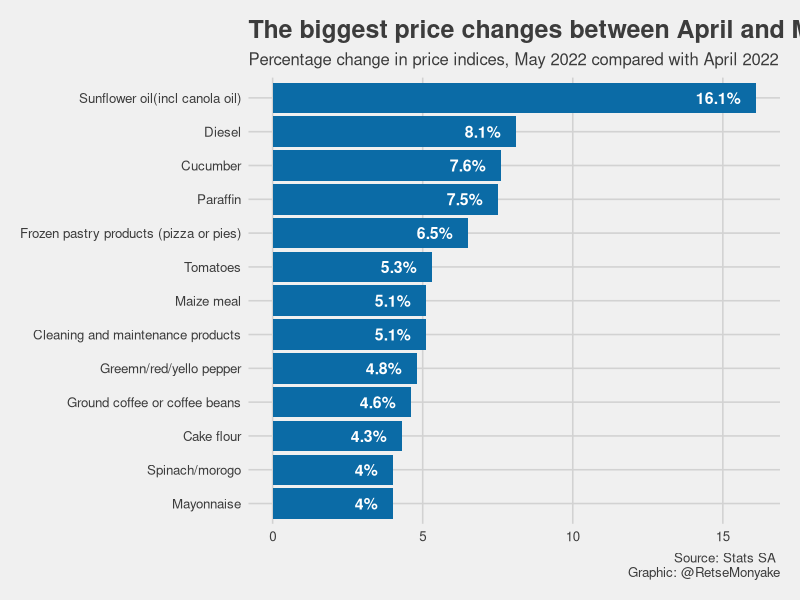
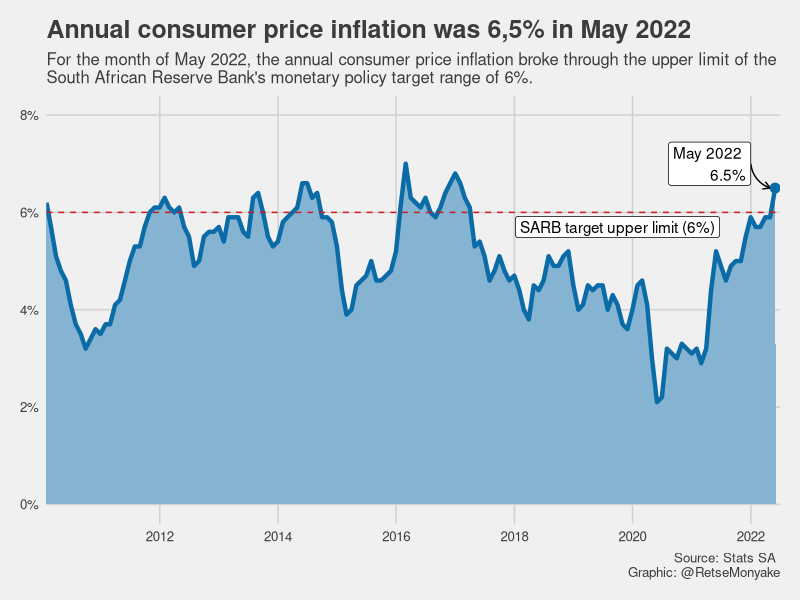
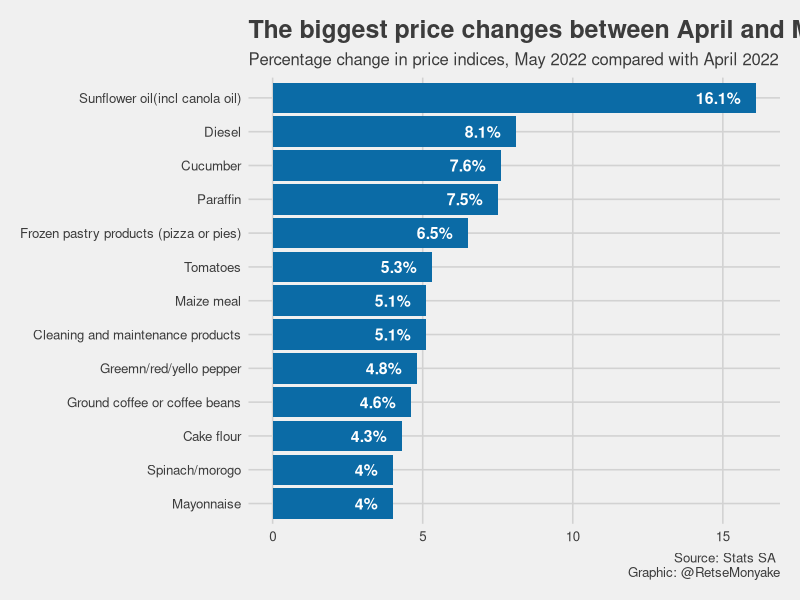

Write the R code that produced these figures, in order.
library(tidyverse)
library(lubridate)
library(ggthemes)

# load the data
inflation <- read_csv('inflation-whats-rising-the-most/South African CPI headline year-on-year rates.csv')

# data wrangling
inflation <- inflation %>% 
  pivot_longer(
    cols = !Year,
    names_to = "Month",
    values_to = "inflation_rate"
  ) %>% 
  mutate(
    date = ym(paste0(Year,"-", Month)),
    date = ceiling_date(date, "month") - days(1)
  ) %>% 
  filter(!is.na(inflation_rate)) %>% 
  select(date, inflation_rate)

# plot
plt <- inflation %>% 
  ggplot(aes(x = date, y = inflation_rate)) + 
  geom_area(fill = "#85b4d3") +
  geom_line(color = "#0b6ba6", size = 1.5) +
  scale_x_date(
    limits = c(as.Date("2010-01-31"), as.Date("2022-06-30")),
    expand = c(0, 0)
  ) + 
  geom_hline(yintercept = 6, linetype="dashed", color = "#cf191e") +
  scale_y_continuous(
    limits = c(0, 8),
    labels = scales::percent_format(scale = 1)
  ) +
  labs(
    title = "Annual consumer price inflation was 6,5% in May 2022",
    subtitle = "For the month of May 2022, the annual consumer price inflation broke through the upper limit of the \nSouth African Reserve Bank's monetary policy target range of 6%.",
    caption = "Source: Stats SA \n Graphic: @RetseMonyake"
  ) +
  annotate(
    geom = "curve", x = as.Date('2021-12-31'), y = 7, xend = as.Date('2022-04-30'), yend = 6.5, 
    curvature = .3, arrow = arrow(length = unit(2, "mm"))
  ) +
  annotate('point', x = as.Date('2022-05-31'), y = 6.5, color = "#0b6ba6", size=3) +
  annotate('label', x = as.Date('2021-12-31'), y = 7, label = "May 2022 \n6.5%", hjust = "right") + 
  annotate('label', x = as.Date('2019-09-30'), y = 5.7, label = "SARB target upper limit (6%)") +
  theme_fivethirtyeight()

# save plot  
ggsave('inflation_plot.png')

# what's rising the most?

item_data <- read_csv("inflation-whats-rising-the-most/item inflation.csv")

# plot
item_data %>%
  mutate(
    inflation_perc = paste0(Inflation, "%"), 
    Items = factor(Items)
  ) %>% 
  ggplot(aes(x = Inflation, y = reorder(Items, Inflation))) + 
  geom_col(fill = "#0b6ba6") +
  geom_text(
    aes(label = inflation_perc), 
    hjust = 1, nudge_x = -0.5,
    color = "white",
    size = 4, fontface = "bold"
  ) +
  labs(
    title = "The biggest price changes between April and May",
    subtitle = "Percentage change in price indices, May 2022 compared with April 2022",
    caption = "Source: Stats SA \n Graphic: @RetseMonyake"
  ) + 
  theme_fivethirtyeight()

# save plot
ggsave('item_inflation_plot.png')
